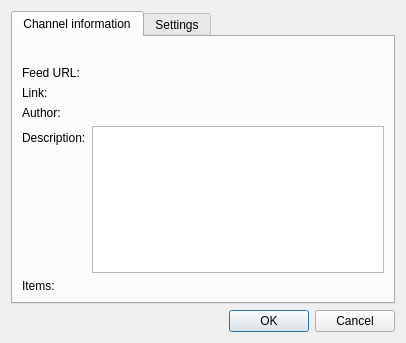
<?xml version="1.0" encoding="UTF-8"?>
<ui version="4.0">
 <class>FeedSettings</class>
 <widget class="QDialog" name="FeedSettings">
  <property name="geometry">
   <rect>
    <x>0</x>
    <y>0</y>
    <width>406</width>
    <height>334</height>
   </rect>
  </property>
  <property name="windowTitle">
   <string>Feed settings</string>
  </property>
  <property name="windowIcon">
   <iconset resource="aggregatorresources.qrc">
    <normaloff>:/resources/images/aggregator.svg</normaloff>:/resources/images/aggregator.svg</iconset>
  </property>
  <layout class="QVBoxLayout" name="verticalLayout_2">
   <item>
    <widget class="QTabWidget" name="tabWidget">
     <property name="currentIndex">
      <number>0</number>
     </property>
     <widget class="QWidget" name="tab_2">
      <attribute name="title">
       <string>Channel information</string>
      </attribute>
      <layout class="QVBoxLayout" name="verticalLayout">
       <item>
        <widget class="QLabel" name="ChannelImage_">
         <property name="text">
          <string/>
         </property>
        </widget>
       </item>
       <item>
        <layout class="QFormLayout" name="formLayout_2">
         <property name="fieldGrowthPolicy">
          <enum>QFormLayout::ExpandingFieldsGrow</enum>
         </property>
         <item row="1" column="0">
          <widget class="QLabel" name="label_2">
           <property name="text">
            <string>Link:</string>
           </property>
          </widget>
         </item>
         <item row="1" column="1">
          <widget class="QLabel" name="ChannelLink_">
           <property name="text">
            <string/>
           </property>
          </widget>
         </item>
         <item row="2" column="0">
          <widget class="QLabel" name="label_4">
           <property name="text">
            <string>Author:</string>
           </property>
          </widget>
         </item>
         <item row="2" column="1">
          <widget class="QLabel" name="ChannelAuthor_">
           <property name="text">
            <string/>
           </property>
          </widget>
         </item>
         <item row="3" column="0">
          <widget class="QLabel" name="label_5">
           <property name="text">
            <string>Description:</string>
           </property>
          </widget>
         </item>
         <item row="3" column="1">
          <widget class="QTextBrowser" name="ChannelDescription_"/>
         </item>
         <item row="0" column="0">
          <widget class="QLabel" name="label_8">
           <property name="text">
            <string>Feed URL:</string>
           </property>
          </widget>
         </item>
         <item row="0" column="1">
          <widget class="QLabel" name="FeedURL_">
           <property name="text">
            <string/>
           </property>
          </widget>
         </item>
         <item row="4" column="0">
          <widget class="QLabel" name="label_9">
           <property name="text">
            <string>Items:</string>
           </property>
          </widget>
         </item>
         <item row="4" column="1">
          <widget class="QLabel" name="FeedNumItems_">
           <property name="text">
            <string/>
           </property>
          </widget>
         </item>
        </layout>
       </item>
       <item>
        <spacer name="verticalSpacer">
         <property name="orientation">
          <enum>Qt::Vertical</enum>
         </property>
         <property name="sizeHint" stdset="0">
          <size>
           <width>20</width>
           <height>40</height>
          </size>
         </property>
        </spacer>
       </item>
      </layout>
     </widget>
     <widget class="QWidget" name="tab">
      <attribute name="title">
       <string>Settings</string>
      </attribute>
      <layout class="QVBoxLayout" name="verticalLayout_3">
       <item>
        <widget class="QGroupBox" name="groupBox">
         <property name="title">
          <string>Channel</string>
         </property>
         <layout class="QVBoxLayout" name="verticalLayout_4">
          <item>
           <layout class="QFormLayout" name="formLayout">
            <property name="fieldGrowthPolicy">
             <enum>QFormLayout::AllNonFixedFieldsGrow</enum>
            </property>
            <item row="0" column="0">
             <widget class="QLabel" name="label">
              <property name="text">
               <string>Tags:</string>
              </property>
              <property name="buddy">
               <cstring>ChannelTags_</cstring>
              </property>
             </widget>
            </item>
            <item row="0" column="1">
             <widget class="LeechCraft::Util::TagsLineEdit" name="ChannelTags_"/>
            </item>
           </layout>
          </item>
          <item>
           <widget class="QCheckBox" name="AutoDownloadEnclosures_">
            <property name="text">
             <string>Automatically download enclosures</string>
            </property>
           </widget>
          </item>
         </layout>
        </widget>
       </item>
       <item>
        <widget class="QGroupBox" name="groupBox_2">
         <property name="title">
          <string>Feed</string>
         </property>
         <layout class="QFormLayout" name="formLayout_3">
          <property name="fieldGrowthPolicy">
           <enum>QFormLayout::AllNonFixedFieldsGrow</enum>
          </property>
          <item row="0" column="0">
           <widget class="QLabel" name="label_3">
            <property name="text">
             <string>Update interval:</string>
            </property>
            <property name="buddy">
             <cstring>UpdateInterval_</cstring>
            </property>
           </widget>
          </item>
          <item row="0" column="1">
           <widget class="QSpinBox" name="UpdateInterval_">
            <property name="specialValueText">
             <string>Default</string>
            </property>
            <property name="suffix">
             <string> min.</string>
            </property>
            <property name="maximum">
             <number>10080</number>
            </property>
            <property name="singleStep">
             <number>5</number>
            </property>
           </widget>
          </item>
          <item row="1" column="0">
           <widget class="QLabel" name="label_6">
            <property name="text">
             <string>Max items number:</string>
            </property>
            <property name="buddy">
             <cstring>NumItems_</cstring>
            </property>
           </widget>
          </item>
          <item row="1" column="1">
           <widget class="QSpinBox" name="NumItems_">
            <property name="specialValueText">
             <string>Default</string>
            </property>
            <property name="maximum">
             <number>10000</number>
            </property>
            <property name="singleStep">
             <number>50</number>
            </property>
           </widget>
          </item>
          <item row="2" column="0">
           <widget class="QLabel" name="label_7">
            <property name="text">
             <string>Max item's age:</string>
            </property>
            <property name="buddy">
             <cstring>ItemAge_</cstring>
            </property>
           </widget>
          </item>
          <item row="2" column="1">
           <widget class="QSpinBox" name="ItemAge_">
            <property name="specialValueText">
             <string>Default</string>
            </property>
            <property name="suffix">
             <string> day(s)</string>
            </property>
            <property name="maximum">
             <number>3650</number>
            </property>
           </widget>
          </item>
          <item row="3" column="0" colspan="2">
           <widget class="QPushButton" name="UpdateFavicon_">
            <property name="text">
             <string>Update favicon</string>
            </property>
           </widget>
          </item>
         </layout>
        </widget>
       </item>
       <item>
        <spacer name="verticalSpacer_2">
         <property name="orientation">
          <enum>Qt::Vertical</enum>
         </property>
         <property name="sizeHint" stdset="0">
          <size>
           <width>20</width>
           <height>40</height>
          </size>
         </property>
        </spacer>
       </item>
      </layout>
     </widget>
    </widget>
   </item>
   <item>
    <widget class="QDialogButtonBox" name="buttonBox">
     <property name="orientation">
      <enum>Qt::Horizontal</enum>
     </property>
     <property name="standardButtons">
      <set>QDialogButtonBox::Cancel|QDialogButtonBox::Ok</set>
     </property>
    </widget>
   </item>
  </layout>
 </widget>
 <customwidgets>
  <customwidget>
   <class>LeechCraft::Util::TagsLineEdit</class>
   <extends>QLineEdit</extends>
   <header location="global">util/tagslineedit.h</header>
  </customwidget>
 </customwidgets>
 <tabstops>
  <tabstop>tabWidget</tabstop>
  <tabstop>ChannelTags_</tabstop>
  <tabstop>UpdateInterval_</tabstop>
  <tabstop>NumItems_</tabstop>
  <tabstop>ItemAge_</tabstop>
  <tabstop>buttonBox</tabstop>
  <tabstop>ChannelDescription_</tabstop>
 </tabstops>
 <resources>
  <include location="aggregatorresources.qrc"/>
 </resources>
 <connections>
  <connection>
   <sender>buttonBox</sender>
   <signal>accepted()</signal>
   <receiver>FeedSettings</receiver>
   <slot>accept()</slot>
   <hints>
    <hint type="sourcelabel">
     <x>256</x>
     <y>325</y>
    </hint>
    <hint type="destinationlabel">
     <x>157</x>
     <y>274</y>
    </hint>
   </hints>
  </connection>
  <connection>
   <sender>buttonBox</sender>
   <signal>rejected()</signal>
   <receiver>FeedSettings</receiver>
   <slot>reject()</slot>
   <hints>
    <hint type="sourcelabel">
     <x>324</x>
     <y>325</y>
    </hint>
    <hint type="destinationlabel">
     <x>286</x>
     <y>274</y>
    </hint>
   </hints>
  </connection>
  <connection>
   <sender>ChannelTags_</sender>
   <signal>returnPressed()</signal>
   <receiver>FeedSettings</receiver>
   <slot>accept()</slot>
   <hints>
    <hint type="sourcelabel">
     <x>215</x>
     <y>77</y>
    </hint>
    <hint type="destinationlabel">
     <x>71</x>
     <y>386</y>
    </hint>
   </hints>
  </connection>
 </connections>
</ui>
